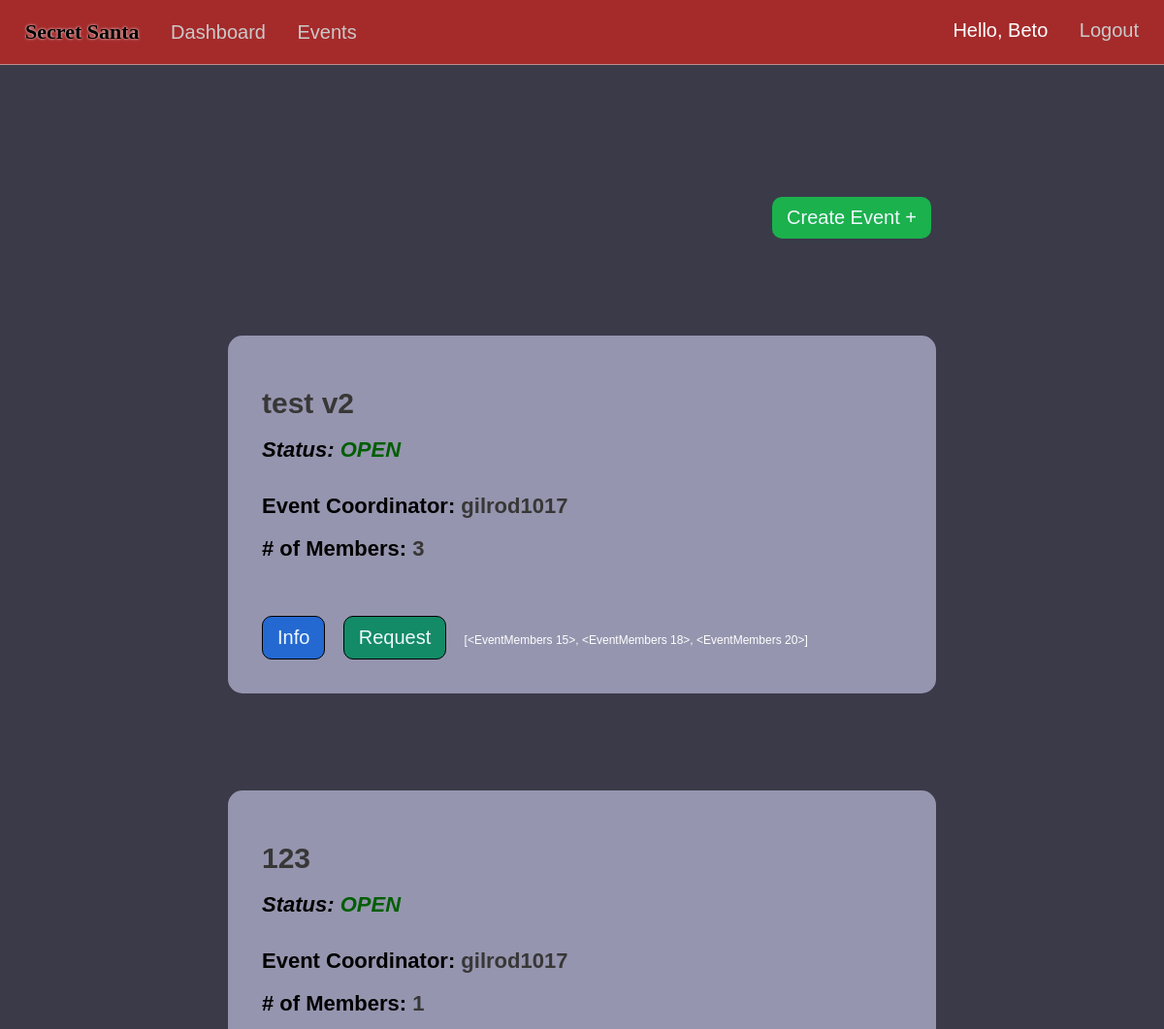
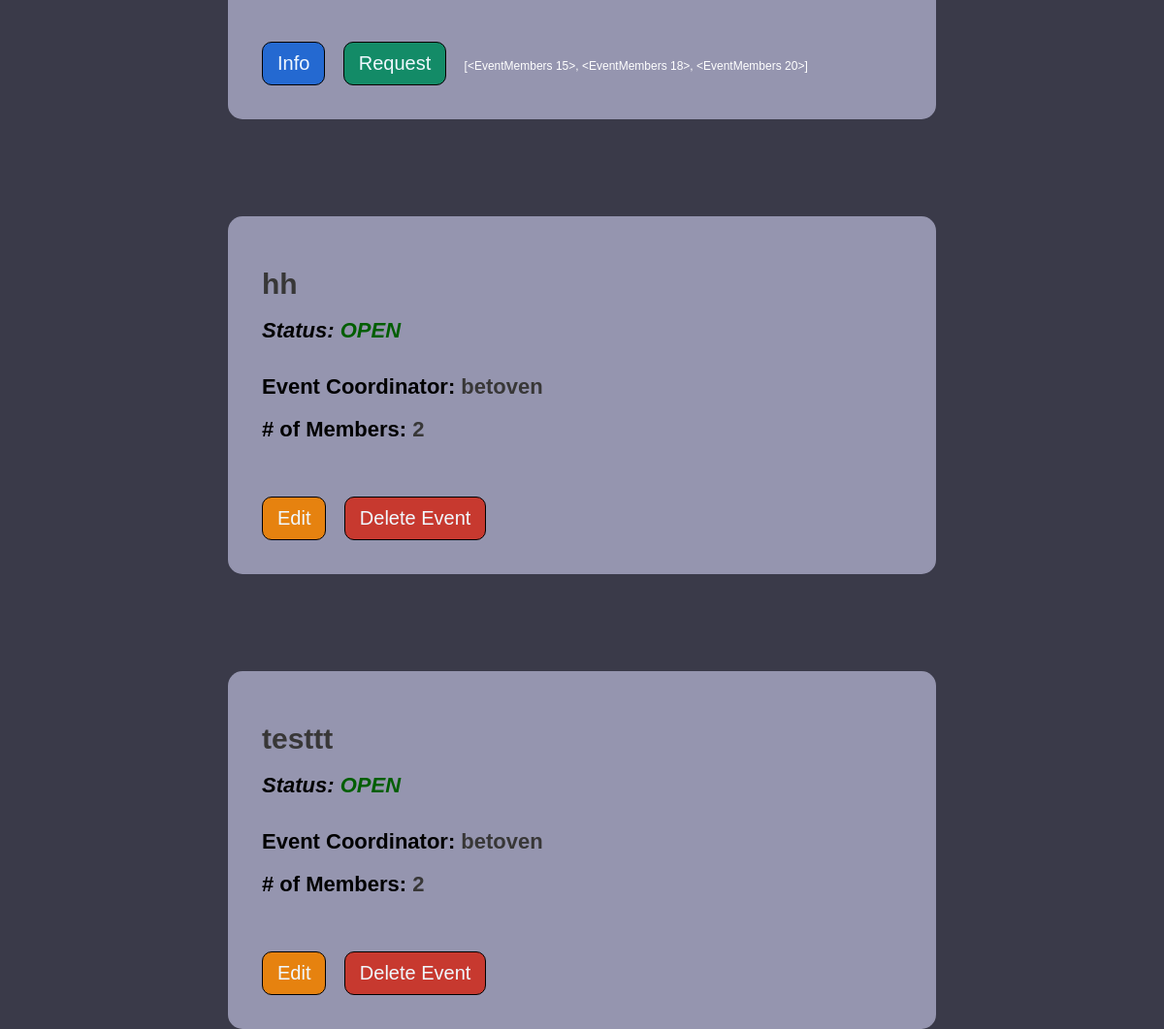
/events (signed in), run on an earlier commit of the app's database (2 pictures, top to bottom).
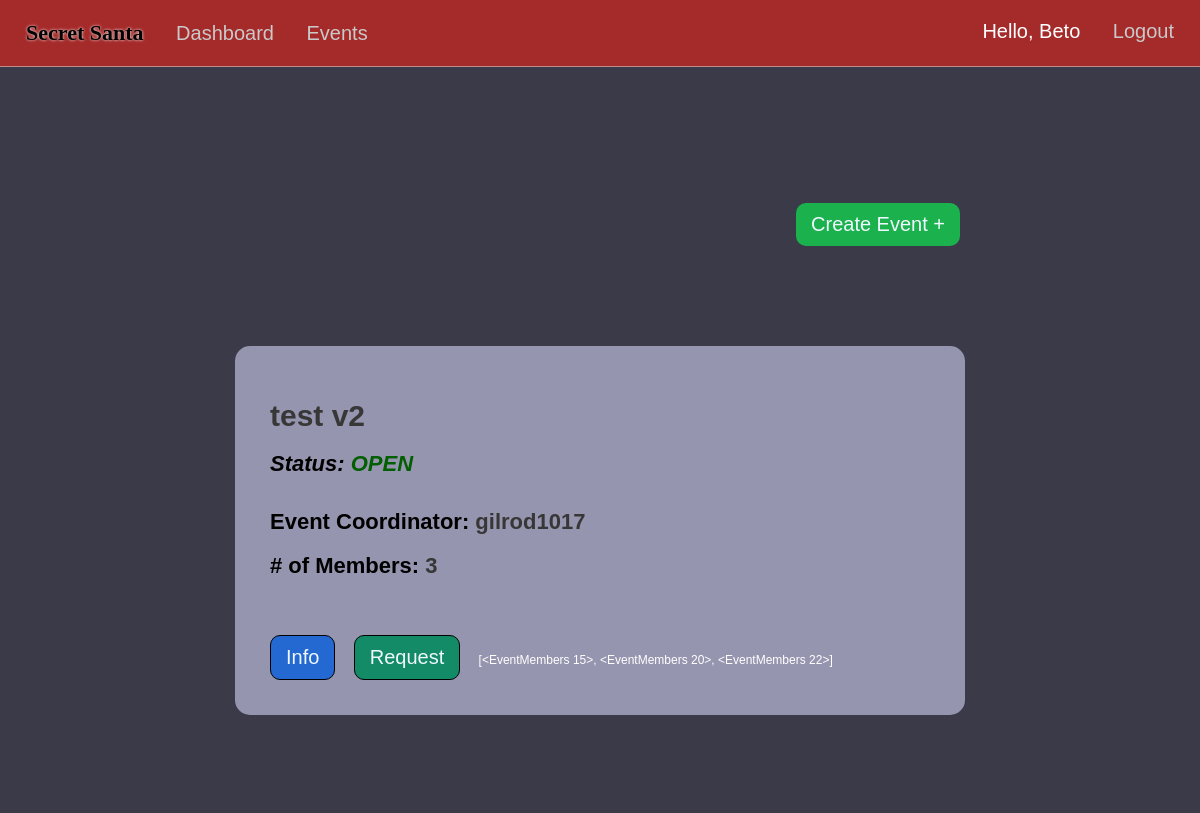
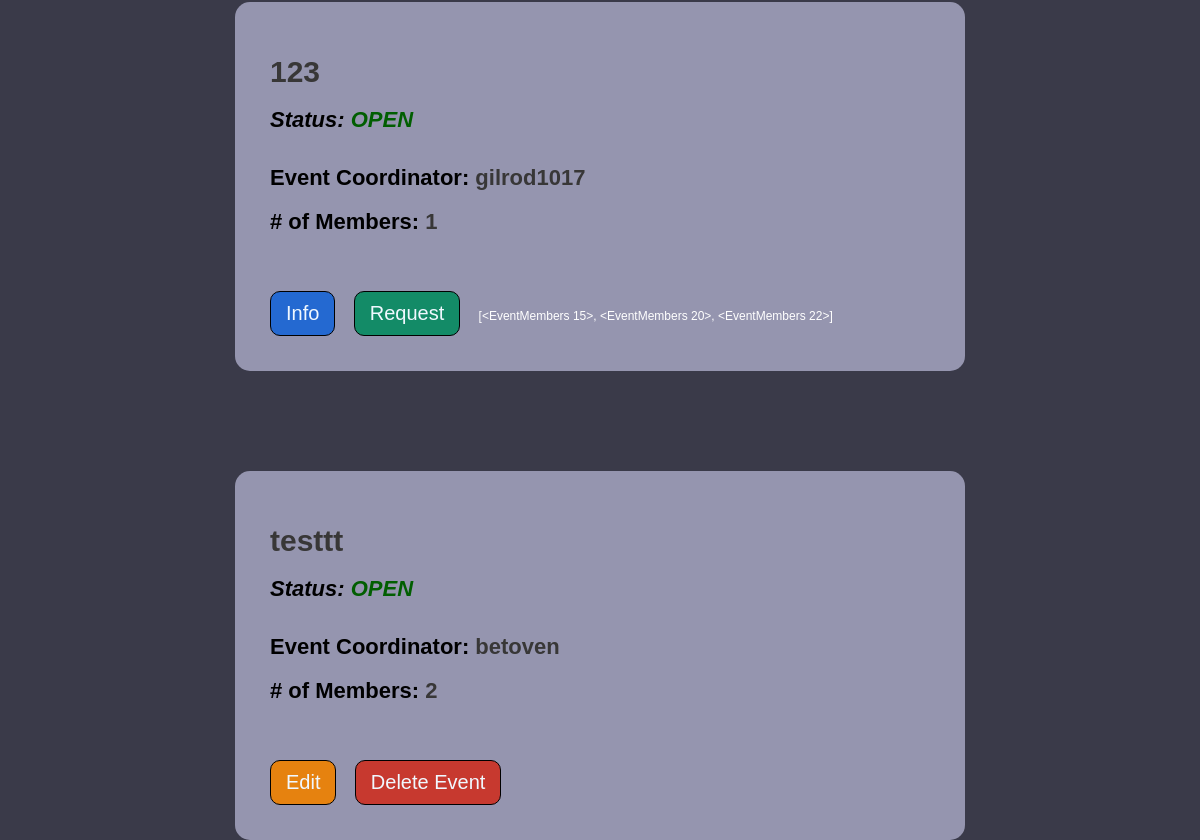
And on a later commit of the database (2 pictures, top to bottom).
### market/models.py (models this page shows, shortened)
class User(db.Model, UserMixin):
    id = db.Column(db.Integer(), primary_key=True)
    username = db.Column(db.String(length=30), nullable=False, unique=True)
    first_name = db.Column(db.String(length=50), nullable=False)
    last_name = db.Column(db.String(length=50), nullable=False)
    email_address = db.Column(db.String(length=50), nullable=False, unique=True)
    password_hash = db.Column(db.String(length=60), nullable=False)
    events = db.relationship('Event', backref='coordinator', lazy=True)
    events_attending = db.relationship('EventMembers', backref='attendees', lazy=True)
    @property
    def password(self):
        return self.password_hash

class Event(db.Model):
    event_id = db.Column(db.Integer(), primary_key=True)
    coordinator_id = db.Column(db.Integer(), db.ForeignKey('user.id'), nullable=False)
    event_name = db.Column(db.String(length=75), nullable=False, unique=True)
    event_date = db.Column(db.Date())
    event_status = db.Column(db.String(length=20))
    members = db.relationship('EventMembers', backref='attended_events', lazy=True)
    fields = db.relationship('EventFields', backref='event_for_field', lazy=True)
    filled_fields = db.relationship('UserEventFields', backref='FieldEvent', lazy=True)

### market/routes.py (the view)
@app.route("/events")
@login_required
def events_page():
    events=Event.query.order_by(Event.event_status.desc()).all()
    return render_template('events.html', events=events)

### market/models.py (called while the page is built)
@login_manager.user_loader
def load_user(user_id):
    return User.query.get(int(user_id))

### market/templates/events.html (shortened to what this page needs)
{% extends 'base.html' %}
  {% block style %}
  <link rel= "stylesheet" type= "text/css" href= "{{ url_for('static',filename='styles/events.css') }}">
  {% endblock %}
  {% block content %}
    {% if events %}
    <center>
    <div class="create-btn-div-true">
    <a href="{{url_for('create_event')}}"><button class="create-btn-yes">Create Event +</button></a>
    </div>
      <div class="create-div">
      {% for event in events %}
      <div class="event">
        <div class="titles-div">
          <h1 class="e-title"><span class="event-info event-info-title">{{event.event_name}}</span></h1>
          <h1 class="e-title e-status"><i>Status:
            {% if event.event_status|title=='Open' %}
              <span class="event-status-info-open">{{event.event_status|upper}}</i></span></h1><br>
              {% elif event.event_status|title=='Closed' %}
            <span class="event-status-info-closed">{{event.event_status|upper}}</i></span></h1><br>
            {% endif %}
          <h1 class="e-title">Event Coordinator: <span class="event-info">{{event.coordinator.username}}</span></h1>
          <h1 class="e-title"># of Members: <span class="event-info">
            {% set count = [] %}
            {% for person in event.members%}
              {% if person.status == 'member'%}
                {% set _ = count.append(person) %}
              {% endif %}
            {% endfor %}
            {{count|length}}
          </span></h1>
        </div>
        <br><br><br><br>
        <div class="buttons">
          {% if current_user.is_authenticated and current_user.id == event.coordinator.id %}
            <a href="{{ url_for('event_info', event_id=event.event_id) }}"><button class="edit-btn">Edit</button></a>
            <a href="{{ url_for('delete_event', event_id=event.event_id) }}"><button class="delete-btn">Delete Event</button></a>
            {% else %}
              <a href="{{ url_for('event_info', event_id=event.event_id) }}"><button class="info-btn">Info</button></a>
              {% if event.event_status=='open'%}
              <a href="{{ url_for('request_event', event_id=event.event_id, member_id=current_user.id) }}"><button class="request-btn">Request</button></a>
              {{current_user.events_attending}}
              {% endif %}
            {% endif %}
        </div>
      </div>
      {% endfor %}
    </div></center>
    {% else %}
    <center>
    <div class="no-event-div">
    <p>Be the First To Create An Event!</p>
    <a href="{{url_for('create_event')}}"><button class="create-btn">Create Event +</button></a>
    </div></center>
    {% endif %}
  {% endblock %}

### market/templates/base.html (shortened to what this page needs)
<!DOCTYPE html>
<html lang="en">
<head>
  <link rel= "stylesheet" type= "text/css" href= "{{ url_for('static',filename='styles/main.css') }}">
  {% block style %}
  {% endblock %}
</head>
<body>
  <nav>
    <ul class="top-left-nav">
      <a href="{{ url_for('home_page') }}" ><li class="li-title">
        Secret Santa
      </li></a>
    {% if current_user.is_authenticated %}
      <li>
        <a href="{{ url_for('dashboard_page') }}" class="nav-item">Dashboard</a>
      </li>
      <li>
        <a href="{{ url_for('events_page') }}" class="nav-item">Events</a>
      </li>
    {% endif %}
    </ul>
    {% if current_user.is_authenticated %}
    <ul class="top-right-nav">
      <li>
        <p class="nav-name">Hello, {{ current_user.first_name.title() }} </p>
      </li>
      <li>
        <a class="nav-item" href="{{ url_for('logout_page') }}">Logout</a>
      </li>
    </ul>
    {% endif %}
  </nav>
  {% block content %}
  {% endblock %}
</body>
</html>

### market/static/styles/main.css (style rules this page uses)
* { margin: 0px; box-sizing: border-box; }
body { margin-top: 66px; font-family: Arial, Helvetica, sans-serif; background-color: rgb(58, 58, 73); color: white; padding: 0px 10px; padding-bottom: 80px; }
nav { display: flex; justify-content: space-between; background-color: brown; padding: 20px 20px; position: fixed; right: 0px; left: 0px; top:0px; z-index: 1000; color: black; font-family:'Gill Sans', 'Gill Sans MT', Calibri, 'Trebuchet MS', sans-serif; font-size: 20px; border-bottom: 1px solid rgba(209, 208, 208, 0.589); }
.li-title { font-weight: bolder; font-size: 22px; font-family: 'Grinched'; text-shadow: 0px 0px 3px white; }
.top-left-nav { list-style: none; padding: 0px; display: inline-block; }
.top-left-nav li,.top-right-nav li { display: inline-block; margin-right: 6px; margin-left: 6px; }
.top-right-nav { list-style: none; padding: 0px; display: inline-block; }
.nav-item { text-decoration: none; color: rgb(202, 201, 201); margin-left: 15px; }
.nav-name { text-decoration: none; color: rgb(255, 255, 255); }
a { text-decoration: none; color: Black; }

### market/static/styles/events.css (style rules this page uses)
body { margin-top: 80px; padding: 0px 10px; }
.event { background-color: rgb(149, 149, 175); min-height: 350px; max-width: 750px; margin-top: 100px; border-radius: 15px; text-align: left; padding:35px; font-size: 12px; display: flex; flex-direction:column; justify-content:space-between; margin-left: 10px; margin-right: 10px; }
.event-info-title { font-size: 30px; }
.e-title { margin-top: 18px; font-size: 22px; color: rgb(0, 0, 0); font-family: 'Gill Sans', 'Gill Sans MT', Calibri, 'Trebuchet MS', sans-serif; }
.e-status { color:rgb(0, 0, 0); }
.event-status-info-open { color:rgb(1, 94, 1); font-weight: bold; }
.titles-div { display: inline-block; }
.event-info { color: rgb(56, 55, 55); }
.request-btn { border:1px solid black; cursor: pointer; background-color: rgb(19, 139, 103); color: aliceblue; padding: 10px 15px; border-radius: 10px; font-size: 20px; font-family: 'Gill Sans', 'Gill Sans MT', Calibri, 'Trebuchet MS', sans-serif; margin-right: 15px; }
.delete-btn { cursor: pointer; background-color: rgb(199, 57, 47); border: none; color: aliceblue; padding: 10px 15px; border-radius: 10px; font-size: 20px; font-family: 'Gill Sans', 'Gill Sans MT', Calibri, 'Trebuchet MS', sans-serif; border:1px solid black; }
.info-btn { cursor: pointer; background-color: rgb(36, 105, 209); border: none; color: aliceblue; padding: 10px 15px; border-radius: 10px; font-size: 20px; font-family: 'Gill Sans', 'Gill Sans MT', Calibri, 'Trebuchet MS', sans-serif; margin-right: 15px; border:1px solid black; }
.create-div { max-width: 750px; }
.create-btn-div-true { padding-top: 123px; padding-right: 15px; display:flex; max-width: 750px; justify-content: end; }
.create-btn-yes { cursor: pointer; background-color: rgb(27, 177, 77); border: none; color: aliceblue; padding: 10px 15px; border-radius: 10px; font-size: 20px; font-family: 'Gill Sans', 'Gill Sans MT', Calibri, 'Trebuchet MS', sans-serif; }
.edit-btn { cursor: pointer; background-color: rgb(230, 130, 15); border: none; color: aliceblue; padding: 10px 15px; border-radius: 10px; font-size: 20px; font-family: 'Gill Sans', 'Gill Sans MT', Calibri, 'Trebuchet MS', sans-serif; margin-right: 15px; border:1px solid black; }

What changed in the data, as far as the page shows it:
removed Event: event_name "hh", event_status "OPEN", coordinator.username "betoven", count "2"
computed for Event "test v2": events_attending "[<EventMembers 15>, <EventMembers 18>, <EventMembers 20>]" → "[<EventMembers 15>, <EventMembers 20>, <EventMembers 22>]"
computed for Event (number 2 of 3 on the later page): events_attending "[<EventMembers 15>, <EventMembers 18>, <EventMembers 20>]" → "[<EventMembers 15>, <EventMembers 20>, <EventMembers 22>]"
